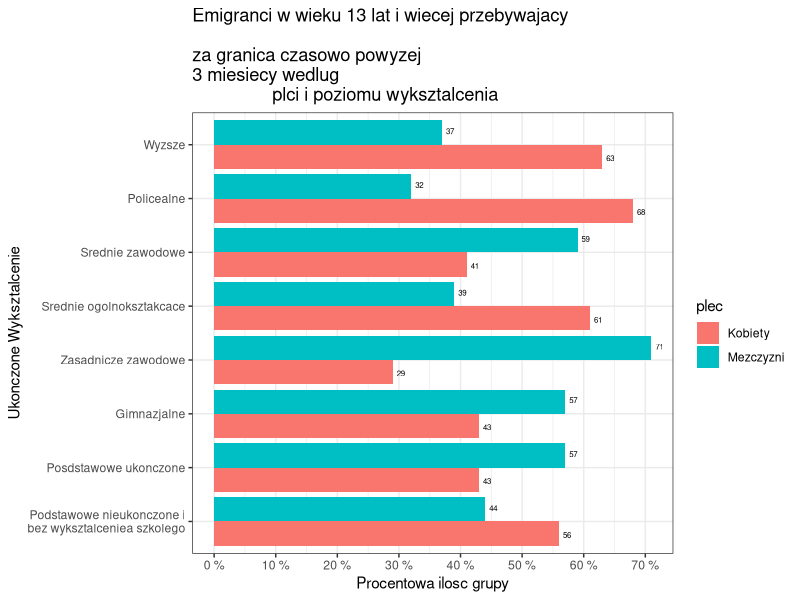

This figure's R source:
library(data.table)
library(ggplot2)
library(dplyr)
library(tidyr)

wyksztalcenie <- c("Wyzsze","Policealne","Srednie zawodowe",
                   "Srednie ogolnoksztakcace","Zasadnicze zawodowe",
                   "Gimnazjalne","Posdstawowe ukonczone",
                   "Podstawowe nieukonczone i\nbez wyksztalceniea szkolego",
                   "Wyzsze","Policealne","Srednie zawodowe",
                   "Srednie ogolnoksztakcace","Zasadnicze zawodowe",
                   "Gimnazjalne","Posdstawowe ukonczone",
                   "Podstawowe nieukonczone i\nbez wyksztalceniea szkolego")
wartosci <- c(63,68,41,61,29,43,43,56,37,32,59,39,71,57,57,44)
plec <-c("Kobiety","Kobiety","Kobiety","Kobiety",
         "Kobiety","Kobiety","Kobiety","Kobiety",
         "Mezczyzni","Mezczyzni","Mezczyzni","Mezczyzni",
         "Mezczyzni","Mezczyzni","Mezczyzni","Mezczyzni")
data <- data.frame(wyksztalcenie,wartosci,plec)
data$wyksztalcenie <- factor(data$wyksztalcenie,
                      levels = c("Wyzsze","Policealne","Srednie zawodowe",
                                "Srednie ogolnoksztakcace","Zasadnicze zawodowe",
                                "Gimnazjalne","Posdstawowe ukonczone",
                                "Podstawowe nieukonczone i\nbez wyksztalceniea szkolego"))

ggplot(data, aes(y=wyksztalcenie, x=wartosci, condition=plec,fill=plec)) + 
  geom_bar(position="dodge", stat="identity")+ 
    geom_text(aes(x = wartosci, y = wyksztalcenie, label = wartosci, group = plec),
    hjust = -0.5, size = 2,
    position = position_dodge(width = 1),
    inherit.aes = TRUE) +
  labs(title = "Emigranci w wieku 13 lat i wiecej przebywajacy
                \nza granica czasowo powyzej \n3 miesiecy wedlug
                plci i poziomu wyksztalcenia"
                ,y = "Ukonczone Wyksztalcenie",
                x = "Procentowa ilosc grupy")+
  scale_x_continuous(labels = paste(seq(from = 0, to = 80, by = 10),"%"),
                     breaks = seq(from = 0, to = 80, by = 10))+
  scale_y_discrete(limits = unique(rev(data$wyksztalcenie)))+
    theme_bw() 
